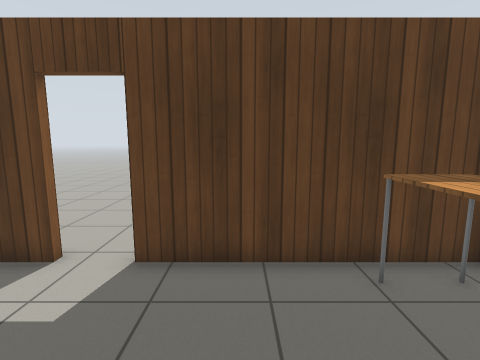
view 1 (above)

15 first-person views from a walk through a world built for the Gazebo simulator. The camera is 1.3 m above the floor, tilts 8° down and sees 85° across. The floor is counted in squares, 0.5 m on a side. Each view is taken from the middle of a square. On the plan, view 1 faces up. The plan holds only what a view shows up to about 18 squares ahead; the rest is blank. The robots in the file are not drawn. Gazebo's built-in surfaces are drawn with simple patterns.

view 2
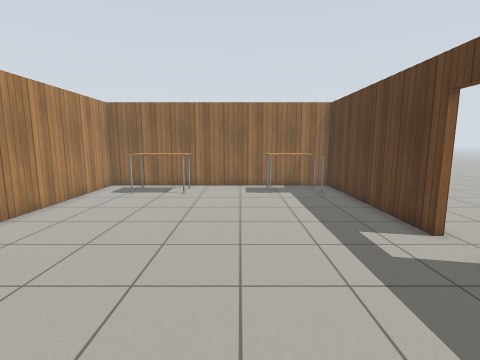

view 3
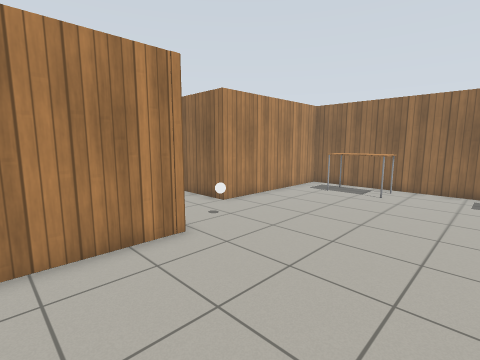

view 4
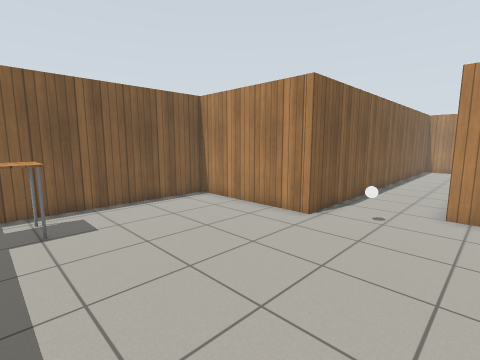

view 5
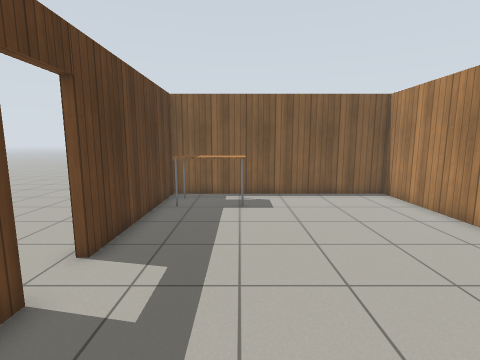

view 6
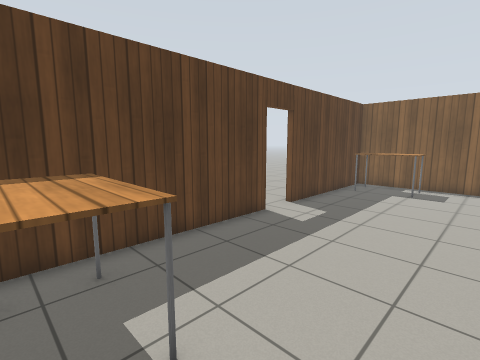

view 7
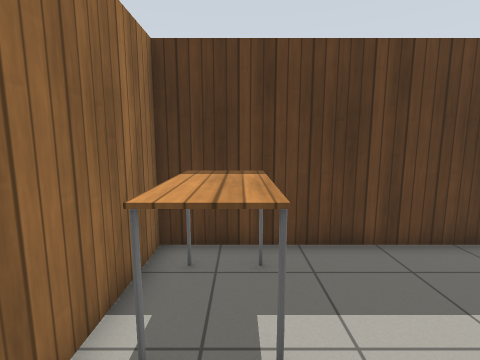

view 8
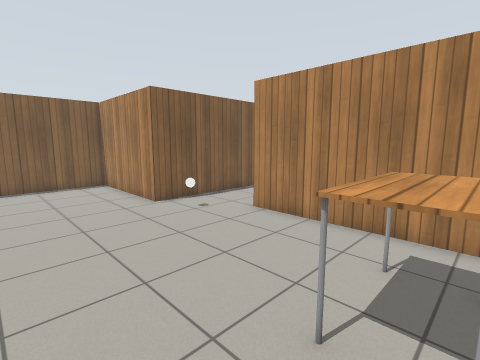

view 9
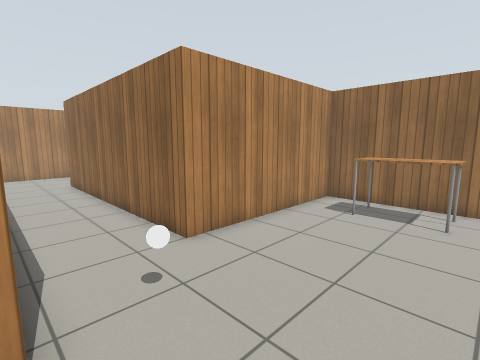

view 10
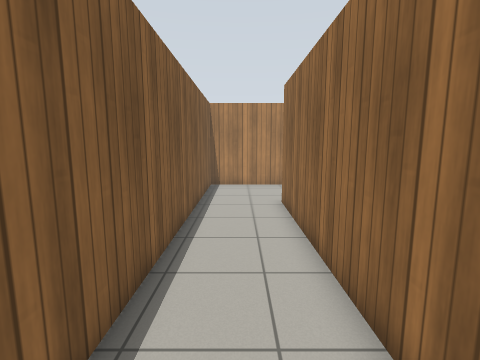

view 11
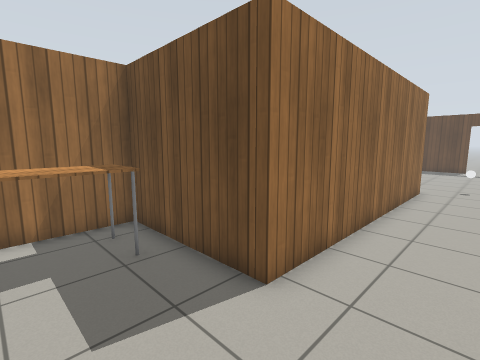

view 12
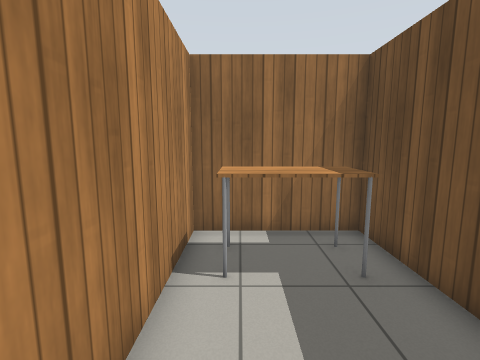

view 13
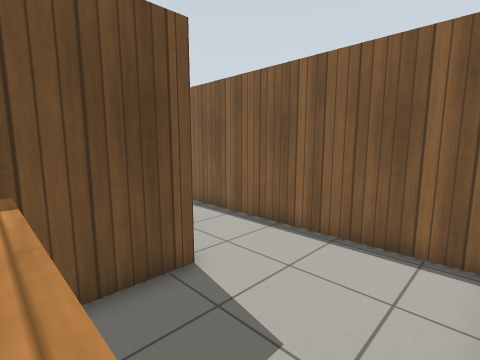

view 14
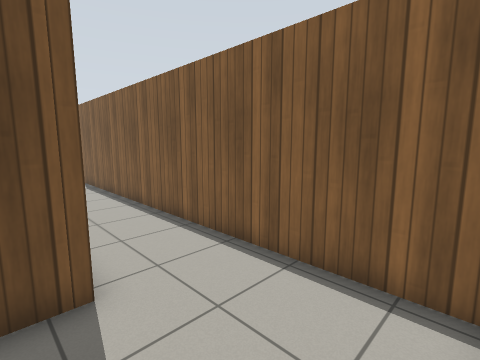

view 15
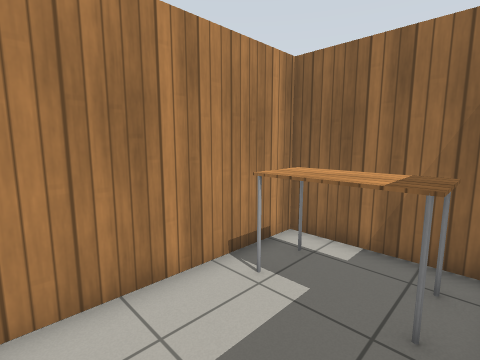

### Floor plan
Ten units are one square. View 1 is at (0, 0); x grows to the right and y downward. Boxes are objects, and circles mark ways between rooms. Rooms are numbered by the first view taken in them; rooms with no view inside come last. Other rooms are left out.
<svg viewBox="-136 -65 194 324">
<path fill="none" stroke="#000" d="M-41 -55 -131 -55 -131 79 -49 79M-12 75 -12 55 53 54 53 -55 -24 -55M-49 79 -49 204 -106 204 -106 254 -12 254 -12 75"/>
<rect x="-125" y="25" width="20" height="40" fill="#bbb"><title>table</title></rect>
<rect x="-125" y="-45" width="20" height="30" fill="#bbb"><title>table</title></rect>
<rect x="-35" y="55" width="10" height="10" fill="#bbb"><title>white ball</title></rect>
<rect x="25" y="-55" width="20" height="40" fill="#bbb"><title>table</title></rect>
<rect x="-95" y="215" width="20" height="30" fill="#bbb"><title>table</title></rect>
<circle cx="-30" cy="80" r="3" fill="#2a7"/>
<text x="-40" y="10">1</text>
<text x="-40" y="190">2</text>
</svg>
Room 1 opens to room 2.

Where each view was taken, in squares from view 1:
view 1: 0 up, 0 right, facing up
view 2: 0 up, 3 right, facing left
view 3: 1 up, 3 right, facing down-left
view 4: 3 up, 6 left, facing down-right
view 5: 2 up, 8 left, facing right
view 6: 1 down, 12 left, facing up-right
view 7: 1 down, 11 left, facing up
view 8: 0 up, 12 left, facing down-right
view 9: 2 down, 1 left, facing down-left
view 10: 9 down, 3 left, facing down
view 11: 24 down, 2 left, facing up-left
view 12: 24 down, 3 left, facing left
view 13: 25 down, 8 left, facing up-right
view 14: 25 down, 6 left, facing up-right
view 15: 21 down, 4 left, facing down-left
